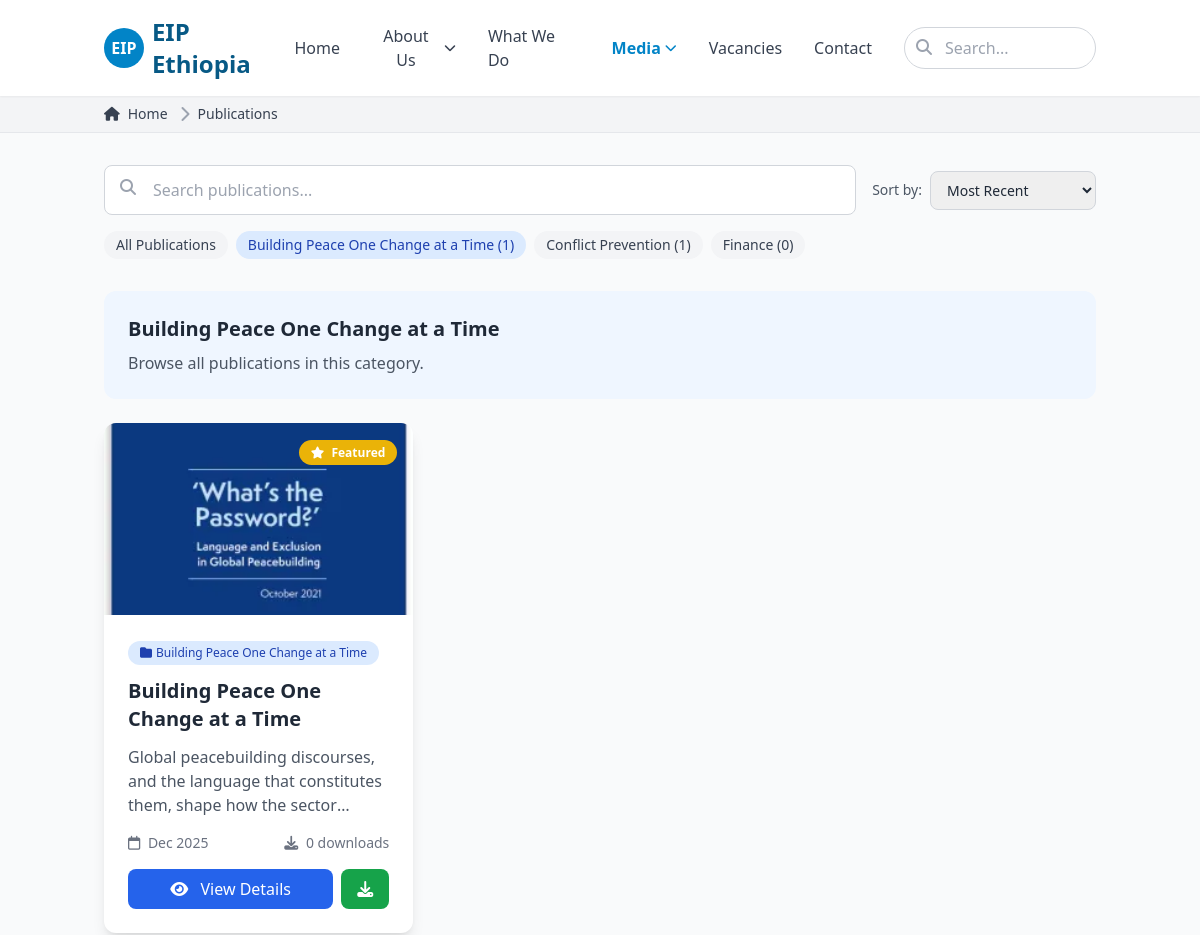
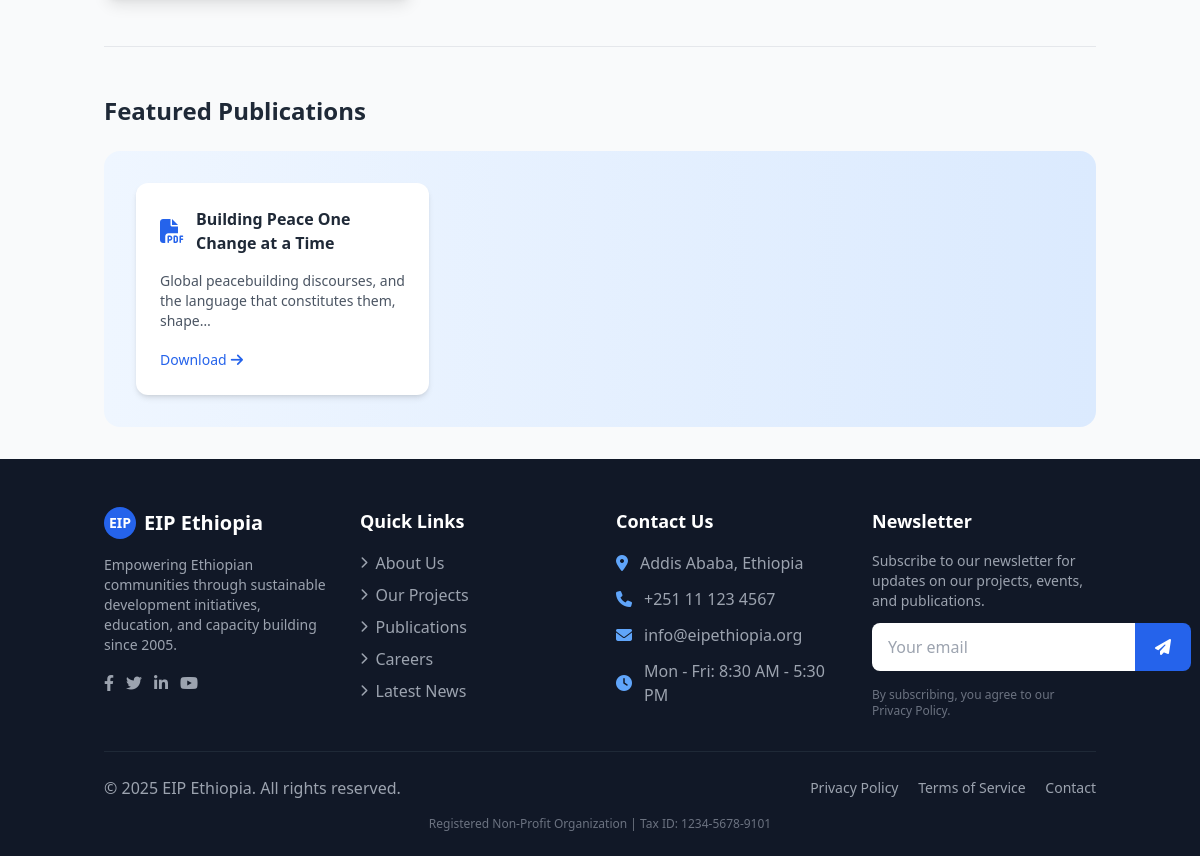
/publications/?category=building-peace-one-change-at-a-time, run on the app's committed database (2 pictures, top to bottom).
### publications/models.py (models this page shows, shortened)
class PublicationCategory(models.Model):
    name = models.CharField(max_length=100)
    slug = models.SlugField(unique=True)

class Publication(models.Model):
    title = models.CharField(max_length=200)
    slug = models.SlugField(unique=True)
    description = RichTextField()
    category = models.ForeignKey(PublicationCategory, on_delete=models.CASCADE)
    file = models.FileField(upload_to='publications/')
    cover_image = models.ImageField(upload_to='publication_covers/')
    download_count = models.PositiveIntegerField(default=0)
    published_date = models.DateField(auto_now_add=True)
    is_featured = models.BooleanField(default=False)
    class Meta:
        ordering = ['-published_date']

### publications/views.py (the view)
# urls.py: path('', views.PublicationListView.as_view(), name='publications_list'),
class PublicationListView(ListView):
    model = Publication
    template_name = 'publications/list.html'
    context_object_name = 'publications'
    paginate_by = 12
    def get_queryset(self):
        queryset = Publication.objects.all().order_by('-published_date')
        category_slug = self.request.GET.get('category')
        if category_slug:
            queryset = queryset.filter(category__slug=category_slug)
        search_query = self.request.GET.get('q')
        if search_query:
            queryset = queryset.filter(
                Q(title__icontains=search_query) |
                Q(description__icontains=search_query) |
                Q(category__name__icontains=search_query)
            ).distinct()
        return queryset
    def get_context_data(self, **kwargs):
        context = super().get_context_data(**kwargs)
        context['categories'] = PublicationCategory.objects.annotate(
            publication_count=Count('publication')
        ).order_by('name')
        category_slug = self.request.GET.get('category')
        if category_slug:
            context['current_category'] = get_object_or_404(
                PublicationCategory, slug=category_slug)
        context['search_query'] = self.request.GET.get('q', '')
        context['page_title'] = 'Publications'
        return context

### core/context_processors.py (called while the page is built)
def site_metadata(request):
    return {
        'site_title': 'EIP Ethiopia',
        'site_description': 'Empowering Ethiopian communities through sustainable development initiatives',
        'site_keywords': 'EIP Ethiopia, non-profit, development, Ethiopia, charity, community development, sustainable development',
        'site_author': 'EIP Ethiopia',
        'site_image': 'images/og-image.jpg',
    }

### publications/templates/publications/list.html (shortened to what this page needs)
{% extends 'base.html' %} {% load static %}  {% block breadcrumb_items %}
<li>
  <div class="flex items-center">
    <i class="fas fa-chevron-right text-gray-400"></i>
    <a
      href="{% url 'publications_list' %}"
      class="ml-1 text-sm font-medium text-gray-700 hover:text-blue-600 md:ml-2"
    >
      Publications
    </a>
  </div>
</li>
{% endblock %} {% block content %}
<div class="max-w-7xl mx-auto">
  <div class="mb-8">
    <div
      class="flex flex-col md:flex-row md:items-center justify-between gap-4"
    >
      <form method="GET" class="flex-grow">
        <div class="relative">
          <input
            type="text"
            name="q"
            placeholder="Search publications..."
            value="{{ search_query }}"
            class="w-full px-4 py-3 pl-12 border border-gray-300 rounded-lg focus:outline-none focus:ring-2 focus:ring-blue-500 focus:border-transparent"
          />
          <i class="fas fa-search absolute left-4 top-3.5 text-gray-400"></i>
        </div>
      </form>
      <div class="flex items-center space-x-2">
        <span class="text-gray-600 text-sm">Sort by:</span>
        <select
          class="border border-gray-300 rounded-lg px-3 py-2 text-sm focus:outline-none focus:ring-2 focus:ring-blue-500"
        >
          <option>Most Recent</option>
        </select>
      </div>
    </div>
    {% if categories %}
    <div class="mt-4">
      <div class="flex flex-wrap gap-2">
        <a
          href="{% url 'publications_list' %}"
          class="px-3 py-1 rounded-full text-sm {% if not current_category %}bg-blue-100 text-blue-800 font-medium{% else %}bg-gray-100 text-gray-700 hover:bg-gray-200{% endif %}"
        >
          All Publications
        </a>
        {% for category in categories %}
        <a
          href="{% url 'publications_list' %}?category={{ category.slug }}"
          class="px-3 py-1 rounded-full text-sm {% if current_category and current_category.slug == category.slug %}bg-blue-100 text-blue-800 font-medium{% else %}bg-gray-100 text-gray-700 hover:bg-gray-200{% endif %}"
        >
          {{ category.name }} ({{ category.publication_count }})
        </a>
        {% endfor %}
      </div>
    </div>
    {% endif %}
  </div>
  {% if current_category %}
  <div class="mb-6 bg-blue-50 rounded-xl p-6">
    <h3 class="text-xl font-bold text-gray-800 mb-2">
      {{ current_category.name }}
    </h3>
    <p class="text-gray-600">Browse all publications in this category.</p>
  </div>
  {% endif %}
  {% if publications %}
  <div class="grid md:grid-cols-2 lg:grid-cols-3 gap-8 mb-12">
    {% for publication in publications %}
    <div
      class="bg-white rounded-xl shadow-lg overflow-hidden hover-lift animate-on-scroll"
    >
      <div class="relative">
        {% if publication.cover_image %}
        <img
          src="{{ publication.cover_image.url }}"
          alt="{{ publication.title }}"
          class="w-full h-48 object-cover"
        />
        {% else %}
        <div class="w-full h-48 bg-blue-100 flex items-center justify-center">
          <i class="fas fa-file-pdf text-5xl text-blue-600"></i>
        </div>
        {% endif %} {% if publication.is_featured %}
        <div class="absolute top-4 right-4">
          <span
            class="px-3 py-1 bg-yellow-500 text-white text-xs font-bold rounded-full"
          >
            <i class="fas fa-star mr-1"></i> Featured
          </span>
        </div>
        {% endif %}
      </div>
      <div class="p-6">
        <div class="mb-3">
          <a
            href="{% url 'publications_list' %}?category={{ publication.category.slug }}"
            class="inline-flex items-center px-3 py-1 bg-blue-100 text-blue-800 text-xs font-medium rounded-full"
          >
            <i class="fas fa-folder mr-1"></i>
            {{ publication.category.name }}
          </a>
        </div>
        <h3 class="text-xl font-semibold text-gray-800 mb-3 line-clamp-2">
          <a
            href="{% url 'publication_detail' publication.slug %}"
            class="hover:text-blue-600"
          >
            {{ publication.title }}
          </a>
        </h3>
        <p class="text-gray-600 mb-4 line-clamp-3">
          {{ publication.description|striptags|truncatechars:120 }}
        </p>
        <div
          class="flex items-center justify-between text-sm text-gray-500 mb-4"
        >
          <span>
            <i class="far fa-calendar mr-1"></i>
            {{ publication.published_date|date:"M Y" }}
          </span>
          <span>
            <i class="fas fa-download mr-1"></i>
            {{ publication.download_count }} downloads
          </span>
        </div>
        <div class="flex gap-2">
          <a
            href="{% url 'publication_detail' publication.slug %}"
            class="flex-grow bg-blue-600 hover:bg-blue-700 text-white px-4 py-2 rounded-lg font-medium text-center transition duration-300"
          >
            <i class="fas fa-eye mr-2"></i> View Details
          </a>
          <a
            href="{% url 'download_publication' publication.slug %}"
            class="bg-green-600 hover:bg-green-700 text-white px-4 py-2 rounded-lg font-medium inline-flex items-center transition duration-300"
            onclick="trackDownload('{{ publication.slug }}')"
          >
            <i class="fas fa-download"></i>
          </a>
        </div>
      </div>
    </div>
    {% endfor %}
  </div>
  {% endif %}
  {% with featured_publications=publications|slice:":3" %}
  {% if featured_publications %}
  <div class="mt-12 pt-12 border-t">
    <h2 class="text-2xl font-bold text-gray-800 mb-6">Featured Publications</h2>
    <div class="bg-gradient-to-r from-blue-50 to-blue-100 rounded-2xl p-8">
      <div class="grid md:grid-cols-3 gap-6">
        {% for publication in featured_publications %}
        <div class="bg-white rounded-xl p-6 shadow-md">
          <div class="flex items-center mb-4">
            <div class="text-blue-600 text-2xl mr-3">
              <i class="fas fa-file-pdf"></i>
            </div>
            <h4 class="font-bold text-gray-800">
              {{ publication.title|truncatechars:50 }}
            </h4>
          </div>
          <p class="text-gray-600 text-sm mb-4">
            {{ publication.description|striptags|truncatechars:80 }}
          </p>
          <a
            href="{% url 'publication_detail' publication.slug %}"
            class="text-blue-600 hover:text-blue-800 text-sm font-medium inline-flex items-center"
          >
            Download <i class="fas fa-arrow-right ml-1"></i>
          </a>
        </div>
        {% endfor %}
      </div>
    </div>
  </div>
  {% endif %}
   {% endwith %}
</div>
{% endblock %}

### static/css/theme.css (style rules this page uses)
:root { --color-primary: #0ea5e9; --color-primary-dark: #0284c7; --color-primary-darker: #0369a1; --color-primary-light: #38bdf8; --color-primary-lighter: #7dd3fc; --color-primary-lightest: #e0f2fe; --color-accent: #f97316; --color-accent-dark: #ea580c; --color-accent-light: #fb923c; --color-background: #f8fafc; --color-surface: #ffffff; --color-surface-secondary: #f1f5f9; --color-border: #e2e8f0; --color-border-light: #f1f5f9; --color-text: #1e293b; --color-text-secondary: #475569; --color-text-light: #64748b; --color-text-lighter: #94a3b8; --color-success: #10b981; --color-warning: #f59e0b; --color-error: #ef4444; --color-info: #3b82f6; }

### static/css/components.css (style rules this page uses)
.hover-lift { transition: transform 0.3s ease, box-shadow 0.3s ease; }

### data on the page
PublicationCategory: name "Building Peace One Change at a Time", publication_count "1"
PublicationCategory: name "Conflict Prevention", publication_count "1"
PublicationCategory: name "Finance", publication_count "0"
Publication: cover_image (picture), is_featured True (drawn), category.name "Building Peace One Change at a Time", title "Building Peace One Change at a Time", description "Global peacebuilding discourses, and the language that constitutes them, shape how the…", published_date "Dec 2025", download_count "0", description "Global peacebuilding discourses, and the language that constitutes them, shape…"
